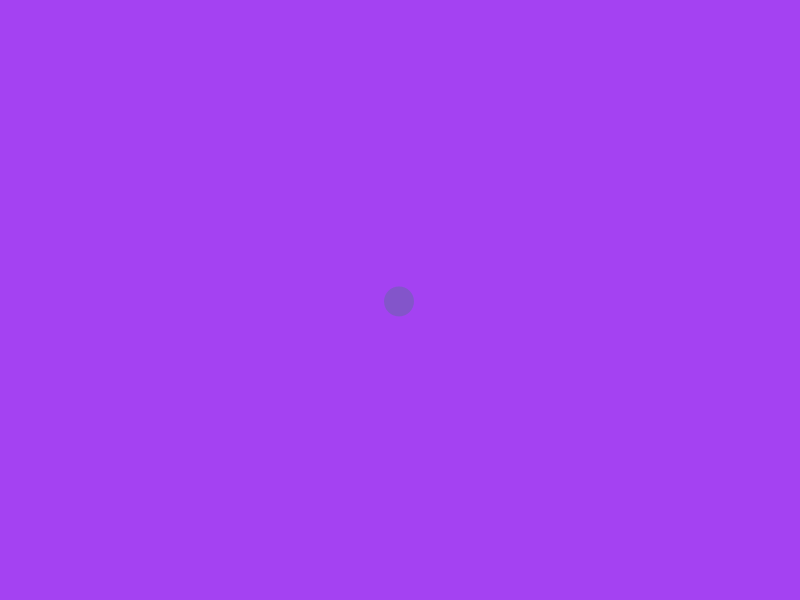
Frame 1 (no input)
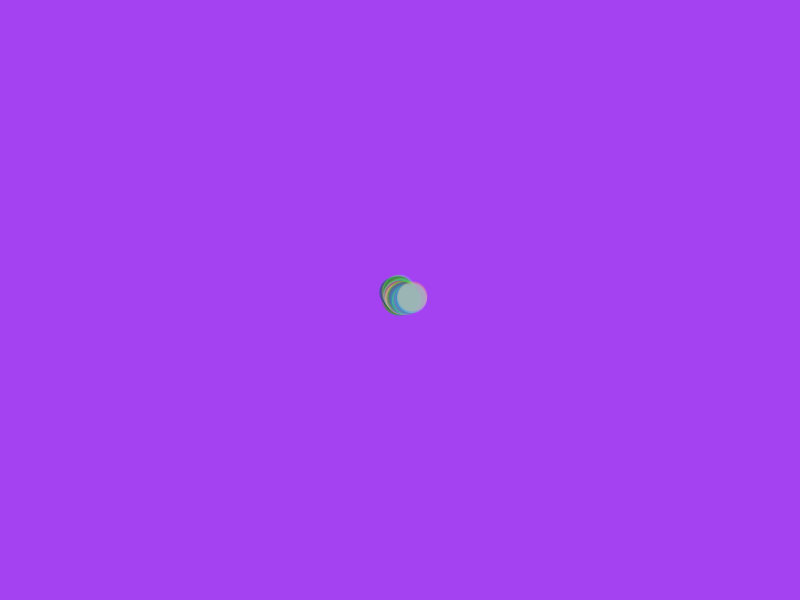
Frame 60 (the mouse pressed at the canvas centre just before this capture)
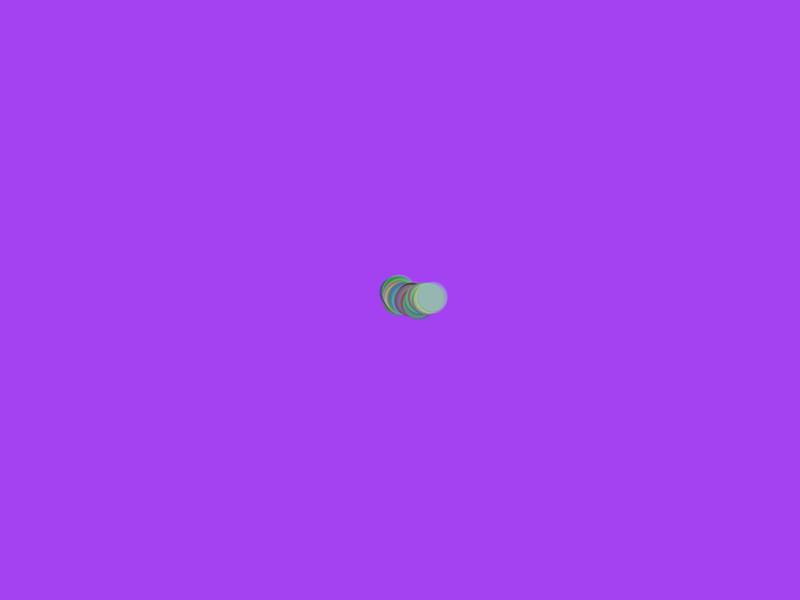
Frame 120 (the mouse held since frame 60 and released just before this capture)

The Processing sketch that drew these frames (run headless with seeded random() and noise(); from frame 60 on, the mouse is pressed at the canvas centre):

// Processing sketch: states
// ── states.pde
float walkX, walkY;

void setup() {
  size(800, 600);
  walkX = width / 2;
  walkY = height / 2;
  setRandomBackground();
  noStroke();
}

void draw() {  
  float dX = random(-2, 2.2);
  float dY = random(-2, 2);
  
  walkX += dX;
  walkY += dY;
  
  setRandomFill();
  
  ellipse(walkX, walkY, 30, 30);
}

void setRandomFill() {
  float r = random(255);
  float g = random(255);
  float b = random(255);
  fill(r, g, b, 100);
}

void setRandomBackground() {
  float r = random(255);
  float g = random(255);
  float b = random(255);
  background(r, g, b);
}
